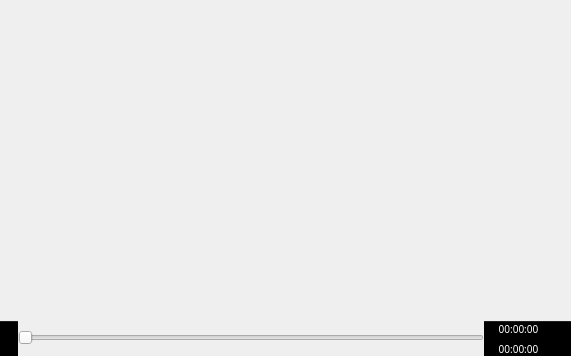
<?xml version="1.0" encoding="UTF-8"?>
<ui version="4.0">
 <class>wgt_QVideoPlayer</class>
 <widget class="QWidget" name="wgt_QVideoPlayer">
  <property name="geometry">
   <rect>
    <x>0</x>
    <y>0</y>
    <width>571</width>
    <height>356</height>
   </rect>
  </property>
  <property name="font">
   <font>
    <family>Sans Serif</family>
    <pointsize>8</pointsize>
   </font>
  </property>
  <property name="windowTitle">
   <string notr="true"/>
  </property>
  <layout class="QVBoxLayout" name="verticalLayout_3">
   <property name="spacing">
    <number>0</number>
   </property>
   <property name="leftMargin">
    <number>0</number>
   </property>
   <property name="topMargin">
    <number>0</number>
   </property>
   <property name="rightMargin">
    <number>0</number>
   </property>
   <property name="bottomMargin">
    <number>0</number>
   </property>
   <item>
    <widget class="QMovieLabel" name="MovieFrame">
     <property name="sizePolicy">
      <sizepolicy hsizetype="Expanding" vsizetype="Expanding">
       <horstretch>0</horstretch>
       <verstretch>0</verstretch>
      </sizepolicy>
     </property>
     <property name="text">
      <string notr="true"/>
     </property>
     <property name="scaledContents">
      <bool>false</bool>
     </property>
    </widget>
   </item>
   <item>
    <layout class="QHBoxLayout" name="SliderLayout">
     <property name="spacing">
      <number>0</number>
     </property>
     <property name="leftMargin">
      <number>0</number>
     </property>
     <property name="topMargin">
      <number>0</number>
     </property>
     <property name="rightMargin">
      <number>0</number>
     </property>
     <property name="bottomMargin">
      <number>0</number>
     </property>
     <item>
      <widget class="QToolButton" name="VideoPlayerPlayPauseBT">
       <property name="sizePolicy">
        <sizepolicy hsizetype="Preferred" vsizetype="Preferred">
         <horstretch>0</horstretch>
         <verstretch>0</verstretch>
        </sizepolicy>
       </property>
       <property name="toolTip">
        <string extracomment="Tooltip in dialog box">Click to start play, click again to pause the movie</string>
       </property>
       <property name="styleSheet">
        <string notr="true">QToolButton { /* all types of tool button */
 	 background: black;
     border-top: 1px solid #202020;
     border-bottom: 0px;
     border-left: 0px;
     border-right: 0px;
     border-radius: 0px;
     background-color: black;
 }

 QToolButton[popupMode=&quot;1&quot;] { /* only for MenuButtonPopup */
     padding-right: 10px; /* make way for the popup button */
 }

 QToolButton:pressed {
     background-color: black;
 }</string>
       </property>
       <property name="text">
        <string notr="true">...</string>
       </property>
       <property name="icon">
        <iconset resource="../RSCffDiaporama.qrc">
         <normaloff>:/img/player_play.png</normaloff>:/img/player_play.png</iconset>
       </property>
       <property name="iconSize">
        <size>
         <width>24</width>
         <height>24</height>
        </size>
       </property>
      </widget>
     </item>
     <item>
      <widget class="QCustomRuler" name="CustomRuler">
       <property name="sizePolicy">
        <sizepolicy hsizetype="Expanding" vsizetype="Fixed">
         <horstretch>0</horstretch>
         <verstretch>0</verstretch>
        </sizepolicy>
       </property>
       <property name="minimumSize">
        <size>
         <width>0</width>
         <height>32</height>
        </size>
       </property>
       <property name="maximumSize">
        <size>
         <width>16777215</width>
         <height>32</height>
        </size>
       </property>
       <property name="toolTip">
        <string>The progress bar allows you to set the video display to a specific position.
Remark : The length of the ruler is increased in proportion to the duration of the video.
The blue part represents the part of the video which is selected (which will be used in the assembly).</string>
       </property>
       <property name="maximum">
        <number>99</number>
       </property>
       <property name="orientation">
        <enum>Qt::Horizontal</enum>
       </property>
      </widget>
     </item>
     <item>
      <layout class="QVBoxLayout" name="verticalLayout_2">
       <property name="spacing">
        <number>0</number>
       </property>
       <property name="leftMargin">
        <number>0</number>
       </property>
       <property name="topMargin">
        <number>0</number>
       </property>
       <property name="rightMargin">
        <number>0</number>
       </property>
       <property name="bottomMargin">
        <number>0</number>
       </property>
       <item>
        <widget class="QLabel" name="Position">
         <property name="sizePolicy">
          <sizepolicy hsizetype="Preferred" vsizetype="Preferred">
           <horstretch>0</horstretch>
           <verstretch>0</verstretch>
          </sizepolicy>
         </property>
         <property name="font">
          <font>
           <pointsize>-1</pointsize>
          </font>
         </property>
         <property name="styleSheet">
          <string notr="true">background: black;
subcontrol-origin: padding;
subcontrol-position: top right;
padding: 0px;
spacing: 2px;
border-top: 1px solid #202020;
border-bottom: 0px;
border-left: 0px;
border-right: 0px;
color: white;
font-size: 10px;
</string>
         </property>
         <property name="frameShape">
          <enum>QFrame::NoFrame</enum>
         </property>
         <property name="frameShadow">
          <enum>QFrame::Sunken</enum>
         </property>
         <property name="lineWidth">
          <number>0</number>
         </property>
         <property name="text">
          <string notr="true">00:00:00</string>
         </property>
         <property name="alignment">
          <set>Qt::AlignCenter</set>
         </property>
        </widget>
       </item>
       <item>
        <widget class="QProgressBar" name="BufferState">
         <property name="sizePolicy">
          <sizepolicy hsizetype="Preferred" vsizetype="Fixed">
           <horstretch>0</horstretch>
           <verstretch>0</verstretch>
          </sizepolicy>
         </property>
         <property name="minimumSize">
          <size>
           <width>0</width>
           <height>6</height>
          </size>
         </property>
         <property name="maximumSize">
          <size>
           <width>16777215</width>
           <height>6</height>
          </size>
         </property>
         <property name="font">
          <font>
           <family>Sans Serif</family>
           <pointsize>1</pointsize>
           <weight>75</weight>
           <bold>true</bold>
          </font>
         </property>
         <property name="styleSheet">
          <string notr="true">QProgressBar:horizontal {
border: 0px;
border-radius: 0px;
background: black;
padding-top: 1px;
padding-bottom: 2px;
padding-left: 1px;
padding-right: 1px;
}
QProgressBar::chunk:horizontal {
background: red;
}</string>
         </property>
         <property name="maximum">
          <number>5</number>
         </property>
         <property name="value">
          <number>0</number>
         </property>
         <property name="textVisible">
          <bool>false</bool>
         </property>
         <property name="format">
          <string notr="true"/>
         </property>
        </widget>
       </item>
       <item>
        <widget class="QLabel" name="Duration">
         <property name="sizePolicy">
          <sizepolicy hsizetype="Preferred" vsizetype="Preferred">
           <horstretch>0</horstretch>
           <verstretch>0</verstretch>
          </sizepolicy>
         </property>
         <property name="font">
          <font>
           <pointsize>-1</pointsize>
          </font>
         </property>
         <property name="styleSheet">
          <string notr="true">background: black;
subcontrol-origin: padding;
subcontrol-position: top right;
padding: 0px;
spacing: 2px;
border-top: 0px;
border-bottom: 0px;
border-left: 0px;
border-right: 0px;
color: white;
font-size: 10px;
</string>
         </property>
         <property name="frameShadow">
          <enum>QFrame::Sunken</enum>
         </property>
         <property name="lineWidth">
          <number>0</number>
         </property>
         <property name="text">
          <string notr="true">00:00:00</string>
         </property>
         <property name="alignment">
          <set>Qt::AlignCenter</set>
         </property>
        </widget>
       </item>
      </layout>
     </item>
     <item>
      <widget class="QToolButton" name="VideoPlayerSaveImageBT">
       <property name="sizePolicy">
        <sizepolicy hsizetype="Preferred" vsizetype="Preferred">
         <horstretch>0</horstretch>
         <verstretch>0</verstretch>
        </sizepolicy>
       </property>
       <property name="toolTip">
        <string extracomment="Tooltip in dialog box">Save this image of the movie</string>
       </property>
       <property name="styleSheet">
        <string notr="true">QToolButton { /* all types of tool button */
 	 background: black;
     border-top: 1px solid #202020;
     border-bottom: 0px;
     border-left: 0px;
     border-right: 0px;
     border-radius: 0px;
     background-color: black;
 }

 QToolButton[popupMode=&quot;1&quot;] { /* only for MenuButtonPopup */
     padding-right: 10px; /* make way for the popup button */
 }

 QToolButton:pressed {
     background-color: black;
 }</string>
       </property>
       <property name="text">
        <string notr="true">...</string>
       </property>
       <property name="icon">
        <iconset resource="../RSCffDiaporama.qrc">
         <normaloff>:/img/Camera.png</normaloff>:/img/Camera.png</iconset>
       </property>
       <property name="iconSize">
        <size>
         <width>24</width>
         <height>24</height>
        </size>
       </property>
      </widget>
     </item>
    </layout>
   </item>
  </layout>
 </widget>
 <customwidgets>
  <customwidget>
   <class>QCustomRuler</class>
   <extends>QSlider</extends>
   <header>CustomCtrl/QCustomRuler.h</header>
  </customwidget>
  <customwidget>
   <class>QMovieLabel</class>
   <extends>QLabel</extends>
   <header>CustomCtrl/QMovieLabel.h</header>
  </customwidget>
 </customwidgets>
 <resources>
  <include location="../RSCffDiaporama.qrc"/>
 </resources>
 <connections/>
</ui>
